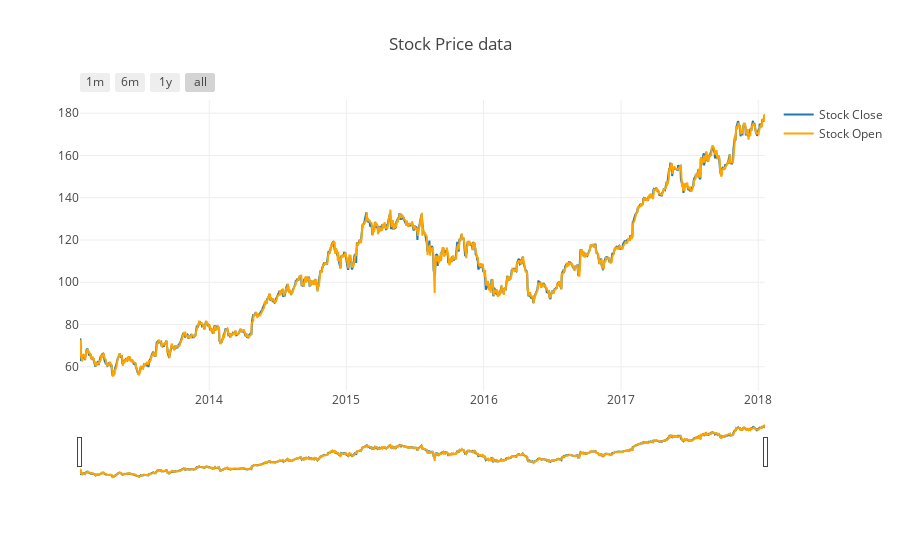

Notebook code for this chart:
### Code cell
fig = dict(data = data, 
           layout = layout)

offline.iplot(fig)

### Figure 1 — Plotly figure (JSON) as saved in the notebook; plotly's stock layout.template omitted (floating-point values rounded to 4 significant figures; data arrays with more than 128 entries replaced by an {"elided": "..."} marker saying what was removed)
{"data": [{"name": "Stock Close", "type": "scatter", "uid": "3a42d635-ac2c-4df1-9455-3cb729845112", "x": {"elided": "1259 str values"}, "y": {"elided": "1259 float values"}}, {"line": {"color": "orange"}, "name": "Stock Open", "type": "scatter", "uid": "80e7730d-78cb-4837-a1aa-08af04bf90d4", "x": {"elided": "1259 str values"}, "y": {"elided": "1259 float values"}}], "layout": {"title": {"text": "Stock Price data"}, "xaxis": {"rangeselector": {"buttons": [{"count": 1, "label": "1m", "step": "month", "stepmode": "todate"}, {"count": 6, "label": "6m", "step": "month", "stepmode": "backward"}, {"count": 1, "label": "1y", "step": "year", "stepmode": "backward"}, {"step": "all"}]}, "rangeslider": {"visible": true}, "type": "date"}}}
